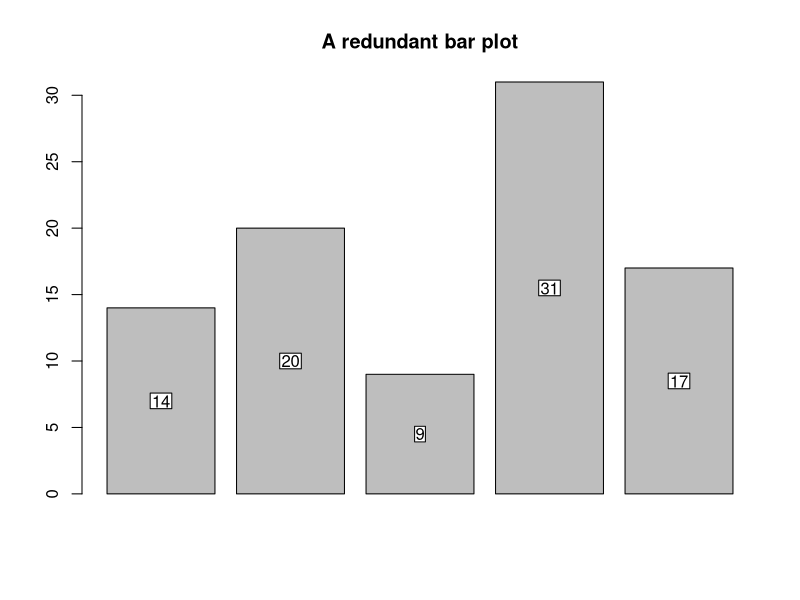
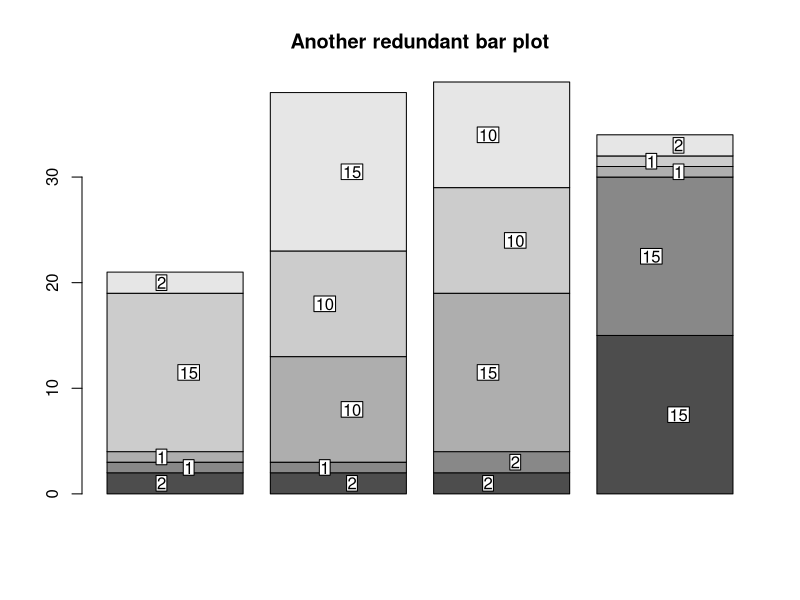
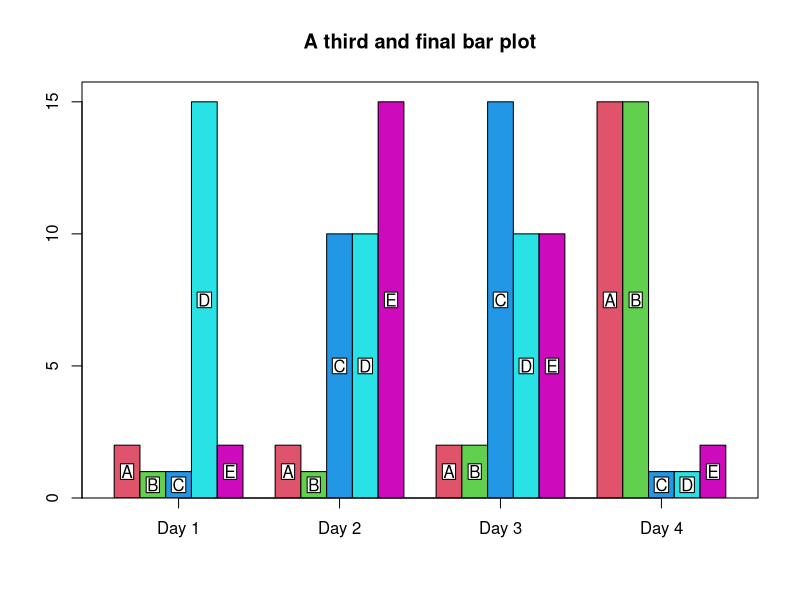

Reproduce these figures in R, in order.
library(plotrix)


### Name: barlabels
### Title: Label the bars on a barplot
### Aliases: barlabels
### Keywords: misc

### ** Examples

 heights<-c(14,20,9,31,17)
 barpos<-barplot(heights,main="A redundant bar plot")
 # show the usual value labels on the bars
 barlabels(barpos,heights)
 # now with stacked bars and offsets
 heights<-matrix(sample(c(1,2,10,15),20,TRUE),ncol=4)
 barpos<-barplot(heights,main="Another redundant bar plot")
 barlabels(barpos,heights,offset=0.1)
 # finally use barp for the plot
 barpos<-barp(heights,main="A third and final bar plot",col=2:6,
  names.arg=paste("Day",1:4))
 barlabels(barpos$x,barpos$y,matrix(LETTERS[1:5],nrow=5,ncol=4))
